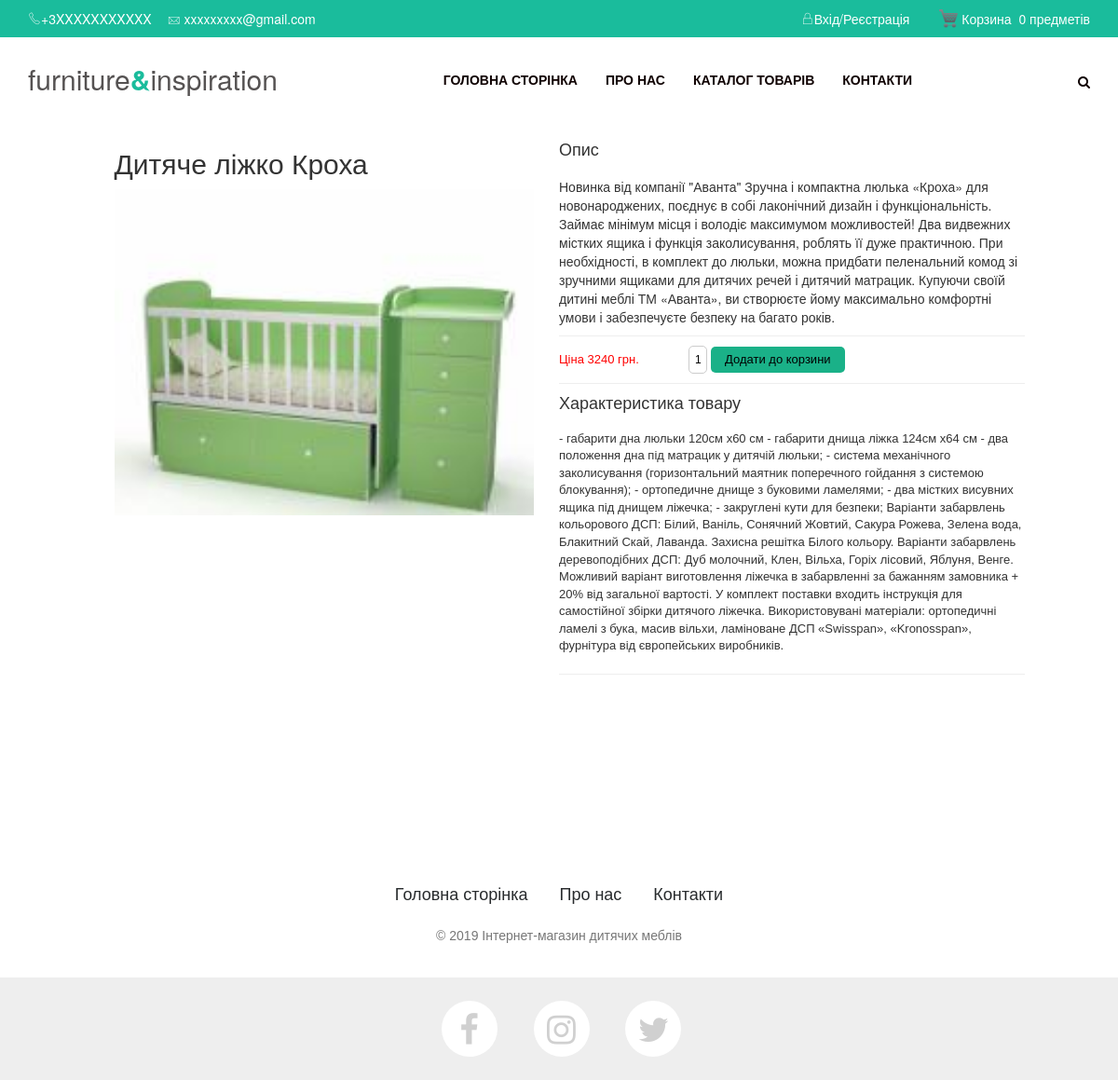
The app's page /prodInfo.php?prodId=1 with its own data.
### tables this page shows
CREATE TABLE IF NOT EXISTS `product` (
  `prodId` int(11) NOT NULL AUTO_INCREMENT,
  `prodName` text NOT NULL,
  `prodImage` text NOT NULL,
  `prodDesc` text NOT NULL,
  `prodCharacteristic` text,
  `type` text,
  `price` int(11) NOT NULL DEFAULT '0',
  `bigImageNames` text,
  `prodCustomers` int(11) NOT NULL DEFAULT '0',
  `prodRating` double NOT NULL DEFAULT '0',
  `prodAge` int(11) NOT NULL,
  `prodProducer` text NOT NULL,
  `prodProd` int(11) NOT NULL DEFAULT '0',
  PRIMARY KEY (`prodId`)
);

### php/connect.php (called while the page is built, shortened)
<?php
class Connect
{
    function __construct()
    {
        $this->mysqli = new mysqli("localhost", "root", "", "furniture&insipation");
    }
}
$connect = new Connect();
?>

### prodInfo.php (the view, shortened to what this page needs)
<!DOCTYPE html>
<html>
    <head>
        <link href="css/home.css" rel="stylesheet" type="text/css"/>
        <link href="css/prodInfo.css" rel="stylesheet" type="text/css"/>
    </head>
    <body>
        <div id="container">
        <?php include "header.php"?>
            <div id="prodInfoBoxDiv" >
                <?php
                include_once ("php/connect.php");
                $prodId = null;
                if (isset($_GET["prodId"]))
                {
                    $prodId = $_GET["prodId"];
                }
                $query = "SELECT * FROM product where prodId='$prodId'";
                $resultSet = $connect->mysqli->query($query);
                $fetchedRow = mysqli_fetch_assoc($resultSet);
                if ($fetchedRow == null)
                {
                    echo "  <div id='infoNotFoundThickLine'></div>
                            <div id='prodNotFoundDiv'>
                                <h3>Пробачте ми не знайшли продукт котрий ви шукали...</h3>
                                <h5>Can't find what you are looking for? Contact our sales assisstants.</h5>
                                <a id='aContinueShop' href='index.php'>Продовжити покупки</a>
                            </div>";
                }
                else
                {
                    $name = $fetchedRow["prodName"];
                    $prodDesc = $fetchedRow["prodDesc"];
                    $type = $fetchedRow["type"];
                    $price = $fetchedRow["price"];
                    $BigImgNames = $fetchedRow["bigImageNames"];
                    $bigImgNamesArray = explode(":", $BigImgNames);
                    $bigImageArraySize = sizeof($bigImgNamesArray);
                    $prodCharacteristic = $fetchedRow["prodCharacteristic"];
                    echo "
                            <div id='imgDivBg'>
                                <div id='imgDiv'>
                                    <h2>$name</h2>
                                    <div id='prodSlides'>";
                    for ($i = 0; $i < $bigImageArraySize; $i++)
                    {
                        if ($i == 0) {
                            $className = "firstProdSlide";
                        }
                        else {
                            $className = "otherProdSlides";
                        }
                        echo "<img class='$className' src='css/images/products/$bigImgNamesArray[$i]' alt='Big $type image'/>";
                    }
                    echo "</div>";
                    echo "</div>";
                    echo "</div>";
                    $descArray = explode("!!stop!!", $prodDesc);
                    echo "<div id='prodDescDiv'>
                        <div id='descDiv1'>
                        <h4>Опис</h4>
                            $descArray[0]
                        <hr class='thinLine'/>
                        ";
                    echo "<form id='frmAddToBasket' method='post'>
                    <p style='font-size: 13px; color:red;'>
                                  Ціна $price грн.
                                  <input type='text' name='txtQty' value='1'/>
                                  <input type='submit' name='btnAddToBasket' value='Додати до корзини' onclick='return checkQty();'/>
                              </p>
                          </form>";
                    echo "
                    <hr class='thinLine'/>
                    <h4>Характеристика товару</h4>
                    <p>
                    ".$prodCharacteristic."
                    </p>
                    <hr/>
                </div>
            </div>
                    ";
                }
                ?>
            </div>
<?php include "footer.php"?>
        </div>
    </body>
</html>

### css/home.css (style rules this page uses)
body { background-color: #f2f2f2; margin: 0; width: 100%; min-width: 1200px; }
#container { position: absolute; width: 100%; min-width: 1200px; }

### css/prodInfo.css (style rules this page uses)
#prodInfoBoxDiv { position: relative; width: 1000px; height: 100%; margin: 10px auto 0; background-color: white; }
.thinLine { padding: 0; margin-top: 10px; margin-bottom: 10px; color: lightgrey; }
#imgDivBg { width: 500px; height: 800px; float: left; background-color: white; }
#imgDiv { width: 455px; height: 400px; margin-left: auto; margin-right: auto; }
#imgDiv h2 { font-family: helvetica, arial, sans-serif; margin-bottom: 0; margin-top: 20px; }
#prodSlides { width: 450px; height: 350px; }
#prodSlides .firstProdSlide { display: block; }
#prodSlides img { width: 450px; height: 350px; border: 0; }
#prodDescDiv { width: 500px; height: 800px; float: right; background-color: white; }
#prodDescDiv h2, h4, h5, p { font-family: helvetica, arial, sans-serif; }
#prodDescDiv p { font-size: 13px; }
#descDiv1 { width: 500px; height: 700px; margin-left: auto; margin-right: auto; }
#descDiv1 input[type="text"] { width: 20px; margin-left: 50px; }
input[type=submit] { padding:5px 15px; background:#1ab188; border:0 none; cursor:pointer; -webkit-border-radius: 5px; border-radius: 5px; }
input[type="text"] { border:0 none; text-align: center; font-size: 12px; -webkit-border-radius: 5px; border-radius: 5px; border: 1px solid #ccc; width: 100px; height: 30px; margin-left: 25px; margin-right: 0px; }

### css/style.css (style rules this page uses)
* { margin: 0; padding: 0px; }
body { font-family: 'Open Sans', sans-serif; font-size: 13px; line-height: 20px; position: relative; background: #fff; color: #656565; padding: 0; margin: 0; overflow: visible; }
*,*:after,*:before { -webkit-box-sizing: border-box; -moz-box-sizing: border-box; box-sizing: border-box; padding: 0; margin: 0; }
h1,h2,h3,h4,h5,h6 { letter-spacing: 0px; font-weight: normal; position: relative; padding: 0 0 10px 0; font-weight: normal; font-family: 'Roboto', serif; line-height: 140%; color: #01090c; }
h2 { font-size: 20px; }
h4 { font-size: 16px; }
input,textarea { color: #000 !important }
html, body, .wrapper { height: 100%; }

### css/Footer-white.css (style rules this page uses)
* { margin: 0; padding: 0; }
html, body { height: 100%; }
html { height: 100%; }
body { display: flex; display: -webkit-flex; flex-direction: column; -webkit-flex-direction: column; height: 100%; }

### records on screen
product: prodName "Дитяче ліжко Кроха", bigImageNames (picture), prodDesc "Новинка від компанії \"Аванта\" Зручна і компактна люлька «Кроха» для новонароджених, поєднує в собі лаконічний дизайн і функціональність. Займає мінімум місця і володіє максимумом можливостей! Два видвежних містких ящика і функція заколисування, роблять її дуже практичною. При необхідності, в комплект до люльки, можна придбати пеленальний комод зі зручними ящиками для дитячих речей і дитячий матрацик. Купуючи своїй дитині меблі ТМ «Аванта», ви створюєте йому максимально комфортні умови і забезпечуєте безпеку на багато років.", price "3240", prodCharacteristic "- габарити дна люльки 120см х60 см - габарити днища ліжка 124см х64 см - два положення дна під матрацик у дитячій люльки; - система механічного заколисування (горизонтальний маятник поперечного гойдання з системою блокування); - ортопедичне днище з буковими ламелями; - два містких висувних ящика під днищем ліжечка; - закруглені кути для безпеки; Варіанти забарвлень кольорового ДСП: Білий, Ваніль, Сонячний Жовтий, Сакура Рожева, Зелена вода, Блакитний Скай, Лаванда. Захисна решітка Білого кольору. Варіанти забарвлень деревоподібних ДСП: Дуб молочний, Клен, Вільха, Горіх лісовий, Яблуня, Венге. Можливий варіант виготовлення ліжечка в забарвленні за бажанням замовника + 20% від загальної…"

### other values on screen
$size "0"
$end "предметів"
